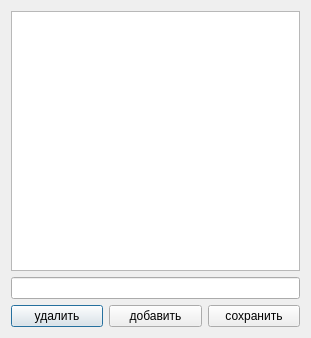
<?xml version="1.0" encoding="UTF-8"?>
<ui version="4.0">
 <class>StreetsEdit</class>
 <widget class="QDialog" name="StreetsEdit">
  <property name="geometry">
   <rect>
    <x>0</x>
    <y>0</y>
    <width>311</width>
    <height>338</height>
   </rect>
  </property>
  <property name="windowTitle">
   <string>Редактирование улиц</string>
  </property>
  <layout class="QVBoxLayout" name="verticalLayout">
   <item>
    <widget class="QTableView" name="tableView">
     <attribute name="horizontalHeaderDefaultSectionSize">
      <number>200</number>
     </attribute>
    </widget>
   </item>
   <item>
    <widget class="QLineEdit" name="lineEdit"/>
   </item>
   <item>
    <widget class="QWidget" name="widget" native="true">
     <layout class="QHBoxLayout" name="horizontalLayout">
      <property name="margin">
       <number>0</number>
      </property>
      <item>
       <widget class="QPushButton" name="pushButton_3">
        <property name="text">
         <string>удалить</string>
        </property>
       </widget>
      </item>
      <item>
       <widget class="QPushButton" name="pushButton_2">
        <property name="text">
         <string>добавить</string>
        </property>
       </widget>
      </item>
      <item>
       <widget class="QPushButton" name="pushButton">
        <property name="text">
         <string>сохранить</string>
        </property>
       </widget>
      </item>
     </layout>
    </widget>
   </item>
  </layout>
 </widget>
 <resources/>
 <connections/>
</ui>
